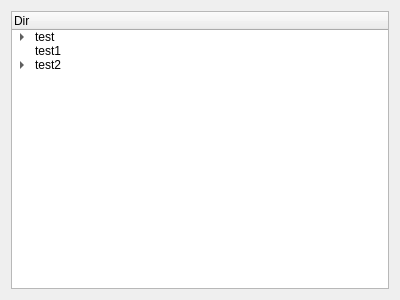
<?xml version="1.0" encoding="UTF-8"?>
<ui version="4.0">
 <class>Form</class>
 <widget class="QWidget" name="Form">
  <property name="geometry">
   <rect>
    <x>0</x>
    <y>0</y>
    <width>400</width>
    <height>300</height>
   </rect>
  </property>
  <property name="windowTitle">
   <string>Form</string>
  </property>
  <layout class="QVBoxLayout" name="verticalLayout">
   <item>
    <widget class="QTreeWidget" name="treeWidget">
     <column>
      <property name="text">
       <string>Dir</string>
      </property>
     </column>
     <item>
      <property name="text">
       <string>test</string>
      </property>
      <item>
       <property name="text">
        <string>test-sub1</string>
       </property>
       <item>
        <property name="text">
         <string>test-sub1-sub2</string>
        </property>
       </item>
      </item>
     </item>
     <item>
      <property name="text">
       <string>test1</string>
      </property>
     </item>
     <item>
      <property name="text">
       <string>test2</string>
      </property>
      <item>
       <property name="text">
        <string>test2-sub1</string>
       </property>
       <item>
        <property name="text">
         <string>test2-sub1-sub2</string>
        </property>
       </item>
      </item>
      <item>
       <property name="text">
        <string>test2-sub2</string>
       </property>
      </item>
     </item>
    </widget>
   </item>
  </layout>
 </widget>
 <resources/>
 <connections/>
</ui>
